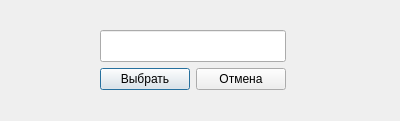
<?xml version="1.0" encoding="UTF-8"?>
<ui version="4.0">
 <class>YearWindow</class>
 <widget class="QDialog" name="YearWindow">
  <property name="geometry">
   <rect>
    <x>0</x>
    <y>0</y>
    <width>400</width>
    <height>121</height>
   </rect>
  </property>
  <property name="minimumSize">
   <size>
    <width>400</width>
    <height>0</height>
   </size>
  </property>
  <property name="windowTitle">
   <string>Year</string>
  </property>
  <property name="windowIcon">
   <iconset resource="src.qrc">
    <normaloff>:/img/icon.ico</normaloff>:/img/icon.ico</iconset>
  </property>
  <widget class="QWidget" name="layoutWidget">
   <property name="geometry">
    <rect>
     <x>100</x>
     <y>30</y>
     <width>186</width>
     <height>60</height>
    </rect>
   </property>
   <layout class="QGridLayout" name="gridLayout">
    <item row="1" column="0">
     <widget class="QPushButton" name="btnGetYear">
      <property name="text">
       <string>Выбрать</string>
      </property>
     </widget>
    </item>
    <item row="1" column="1">
     <widget class="QPushButton" name="btbCancelYear">
      <property name="text">
       <string>Отмена</string>
      </property>
     </widget>
    </item>
    <item row="0" column="0" colspan="2">
     <widget class="QLineEdit" name="inputYear">
      <property name="font">
       <font>
        <family>Bahnschrift</family>
        <pointsize>14</pointsize>
       </font>
      </property>
      <property name="focusPolicy">
       <enum>Qt::StrongFocus</enum>
      </property>
     </widget>
    </item>
   </layout>
  </widget>
 </widget>
 <resources>
  <include location="src.qrc"/>
 </resources>
 <connections/>
</ui>
